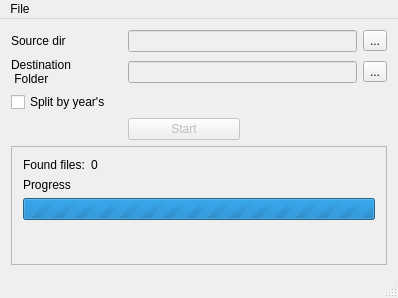
<?xml version="1.0" encoding="UTF-8"?>
<ui version="4.0">
 <class>PhotoCat</class>
 <widget class="QMainWindow" name="PhotoCat">
  <property name="geometry">
   <rect>
    <x>0</x>
    <y>0</y>
    <width>398</width>
    <height>298</height>
   </rect>
  </property>
  <property name="windowTitle">
   <string>MainWindow</string>
  </property>
  <widget class="QWidget" name="centralWidget">
   <layout class="QGridLayout" name="gridLayout_2">
    <item row="0" column="3">
     <widget class="QToolButton" name="chooseSorceFolder">
      <property name="text">
       <string>...</string>
      </property>
     </widget>
    </item>
    <item row="1" column="1" colspan="2">
     <widget class="QLineEdit" name="destFolder">
      <property name="enabled">
       <bool>false</bool>
      </property>
     </widget>
    </item>
    <item row="1" column="0">
     <widget class="QLabel" name="label_2">
      <property name="text">
       <string>Destination
 Folder</string>
      </property>
     </widget>
    </item>
    <item row="4" column="0" colspan="4">
     <widget class="QFrame" name="frame">
      <property name="frameShape">
       <enum>QFrame::StyledPanel</enum>
      </property>
      <property name="frameShadow">
       <enum>QFrame::Raised</enum>
      </property>
      <layout class="QFormLayout" name="formLayout">
       <item row="0" column="0">
        <widget class="QLabel" name="label_3">
         <property name="text">
          <string>Found files:</string>
         </property>
        </widget>
       </item>
       <item row="0" column="1">
        <widget class="QLabel" name="filesCount">
         <property name="text">
          <string>0</string>
         </property>
        </widget>
       </item>
       <item row="2" column="0" colspan="2">
        <widget class="QProgressBar" name="progressBar">
         <property name="maximum">
          <number>0</number>
         </property>
         <property name="value">
          <number>0</number>
         </property>
        </widget>
       </item>
       <item row="1" column="0">
        <widget class="QLabel" name="label_4">
         <property name="text">
          <string>Progress</string>
         </property>
        </widget>
       </item>
      </layout>
     </widget>
    </item>
    <item row="0" column="1" colspan="2">
     <widget class="QLineEdit" name="sourceFolder">
      <property name="enabled">
       <bool>false</bool>
      </property>
     </widget>
    </item>
    <item row="0" column="0">
     <widget class="QLabel" name="label">
      <property name="text">
       <string>Source dir</string>
      </property>
     </widget>
    </item>
    <item row="3" column="1">
     <widget class="QPushButton" name="start">
      <property name="enabled">
       <bool>false</bool>
      </property>
      <property name="text">
       <string>Start</string>
      </property>
     </widget>
    </item>
    <item row="1" column="3">
     <widget class="QToolButton" name="chooseDestDir">
      <property name="text">
       <string>...</string>
      </property>
     </widget>
    </item>
    <item row="2" column="0" colspan="3">
     <widget class="QCheckBox" name="splitByYear">
      <property name="text">
       <string>Split by year's</string>
      </property>
     </widget>
    </item>
   </layout>
  </widget>
  <widget class="QMenuBar" name="menuBar">
   <property name="geometry">
    <rect>
     <x>0</x>
     <y>0</y>
     <width>398</width>
     <height>25</height>
    </rect>
   </property>
   <widget class="QMenu" name="menuFile">
    <property name="title">
     <string>File</string>
    </property>
    <addaction name="Close"/>
   </widget>
   <addaction name="menuFile"/>
  </widget>
  <widget class="QStatusBar" name="statusBar"/>
  <action name="Close">
   <property name="text">
    <string>Close</string>
   </property>
  </action>
 </widget>
 <layoutdefault spacing="6" margin="11"/>
 <resources/>
 <connections/>
</ui>
